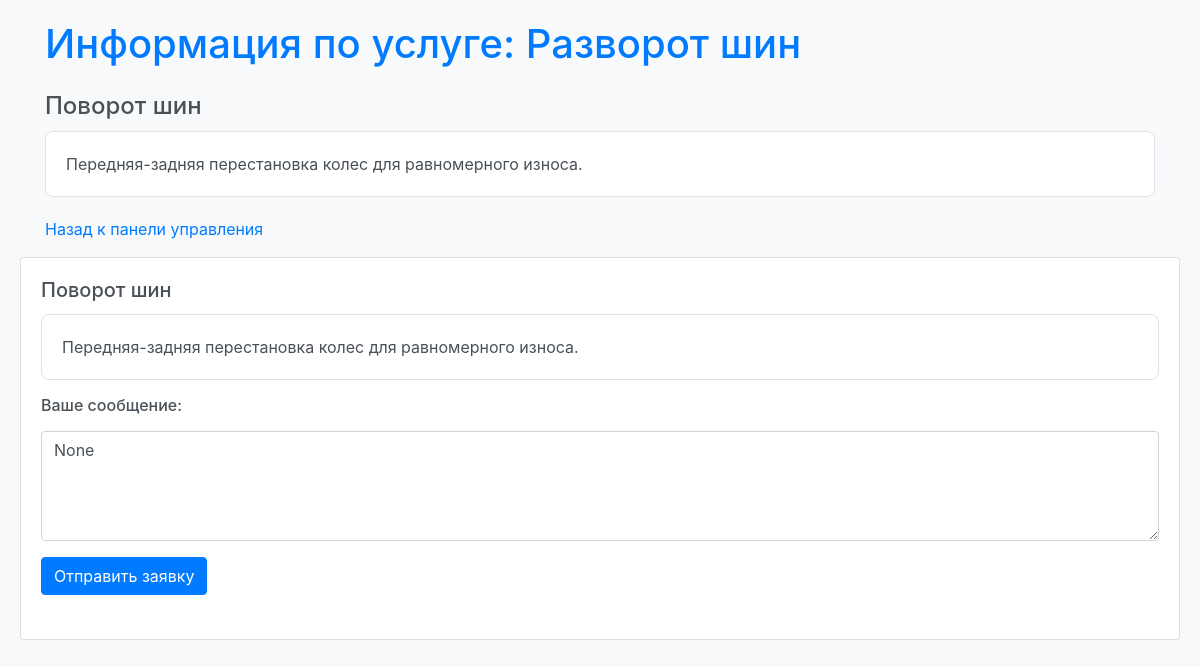
The page /subject/6 on the database its author committed.
### main.py (models this page shows)
class Subject(db.Model):
    id = db.Column(db.Integer, primary_key=True)
    name = db.Column(db.String(80), nullable=False)
    teacher = db.Column(db.String(80), nullable=True)  # Добавлено поле для преподавателя

class Assignment(db.Model):
    id = db.Column(db.Integer, primary_key=True)
    title = db.Column(db.String(80), nullable=False)
    content = db.Column(db.Text, nullable=False)
    deadline = db.Column(db.DateTime, nullable=True)
    subject_id = db.Column(db.Integer, db.ForeignKey('subject.id'), nullable=False)
    subject = db.relationship('Subject', backref=db.backref('assignments', lazy=True))
    response = db.Column(db.Text, nullable=True)  # Новое поле для ответов
    messages = db.relationship('Message', backref='assignment', lazy=True)  # Связь с сообщениями

### main.py (the view)
@app.route('/subject/<int:subject_id>')
def subject(subject_id):
    subject = Subject.query.get_or_404(subject_id)
    assignments = subject.assignments
    return render_template('subject.html', subject=subject, assignments=assignments)

### templates/subject.html (shortened to what this page needs)
<!DOCTYPE html>
<html lang="ru">
<head>
    <link rel="stylesheet" href="https://stackpath.bootstrapcdn.com/bootstrap/4.5.2/css/bootstrap.min.css">
</head>
<body>
    <div class="container">
        <h1 class="mb-4">Информация по услуге: {{ subject.name }}</h1>
        <ul>
            {% for assignment in assignments %}
                <li>
                    <h4>{{ assignment.title }}</h4>
                    <div class="assignment-content">
                        {{ assignment.content|safe }}
                    </div>
                </li>
            {% endfor %}
        </ul>
        <p><a href="{{ url_for('dashboard') }}">Назад к панели управления</a></p>
    </div>
{% for assignment in assignments %}
<div class="card mb-4">
    <div class="card-body">
        <h5 class="card-title">{{ assignment.title }}</h5>
        <div class="assignment-content">
            {{ assignment.content|safe }}
        </div>
        <div class="response-form mt-3">
            <h6 class="mb-3">Ваше сообщение:</h6>
            <form method="post" action="{{ url_for('submit_response', assignment_id=assignment.id) }}">
                <div class="form-group">
                    <textarea class="form-control" name="response" rows="4">{{ assignment.response }}</textarea>
                </div>
                <button type="submit" class="btn btn-primary">Отправить заявку</button>
            </form>
        </div>
    </div>
</div>
{% endfor %}
</body>
</html>

### templates/subject.html (style rules this page uses)
body { background-color: #f8f9fa; color: #495057; padding: 20px; }
h1, h2 { color: #007bff; }
ul { list-style-type: none; padding: 0; }
li { margin-bottom: 20px; }
a { color: #007bff; text-decoration: none; }
.assignment-content { background-color: #ffffff; padding: 20px; border: 1px solid #dee2e6; border-radius: 8px; margin-top: 10px; }

### rows shown on the page
Subject: name "Разворот шин"
Assignment: title "Поворот шин", content "Передняя-задняя перестановка колес для равномерного износа.", response "None"
